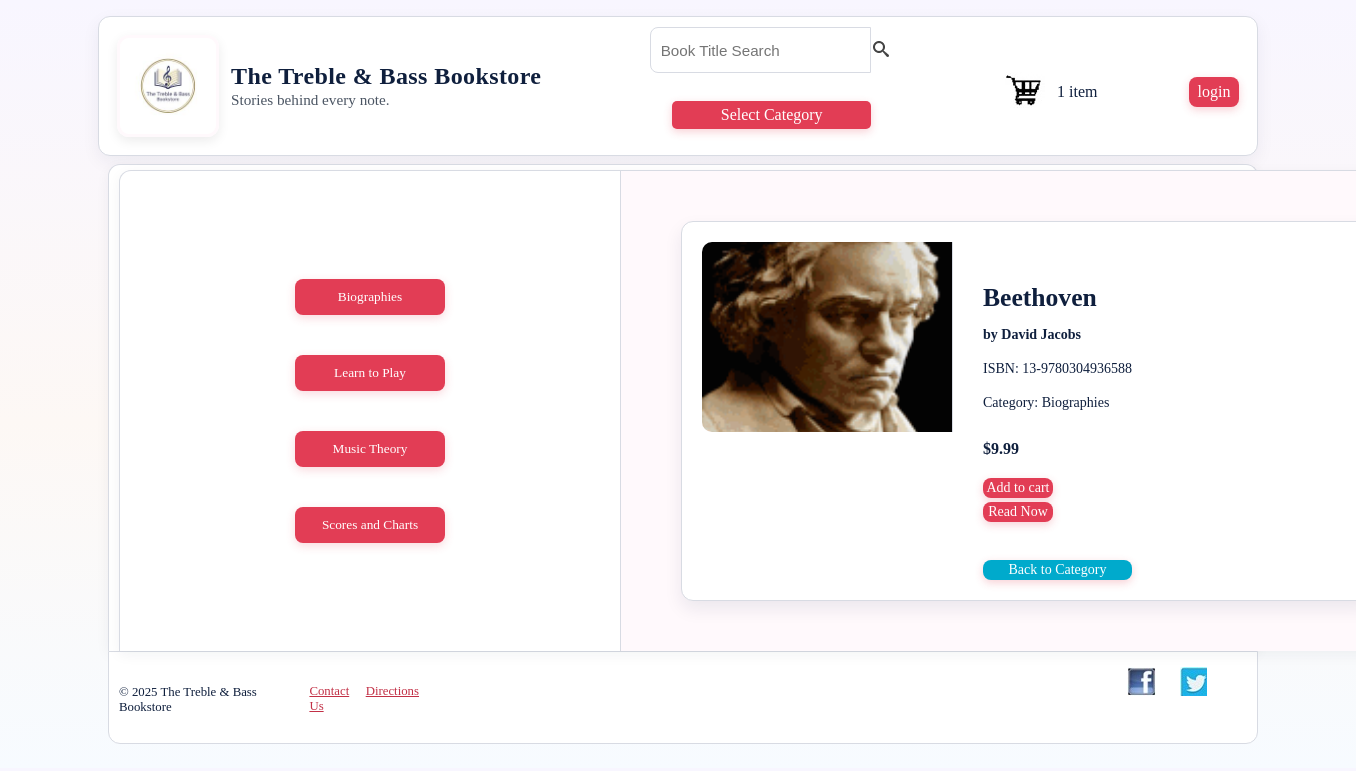
Before: /book/1 with the older database file.
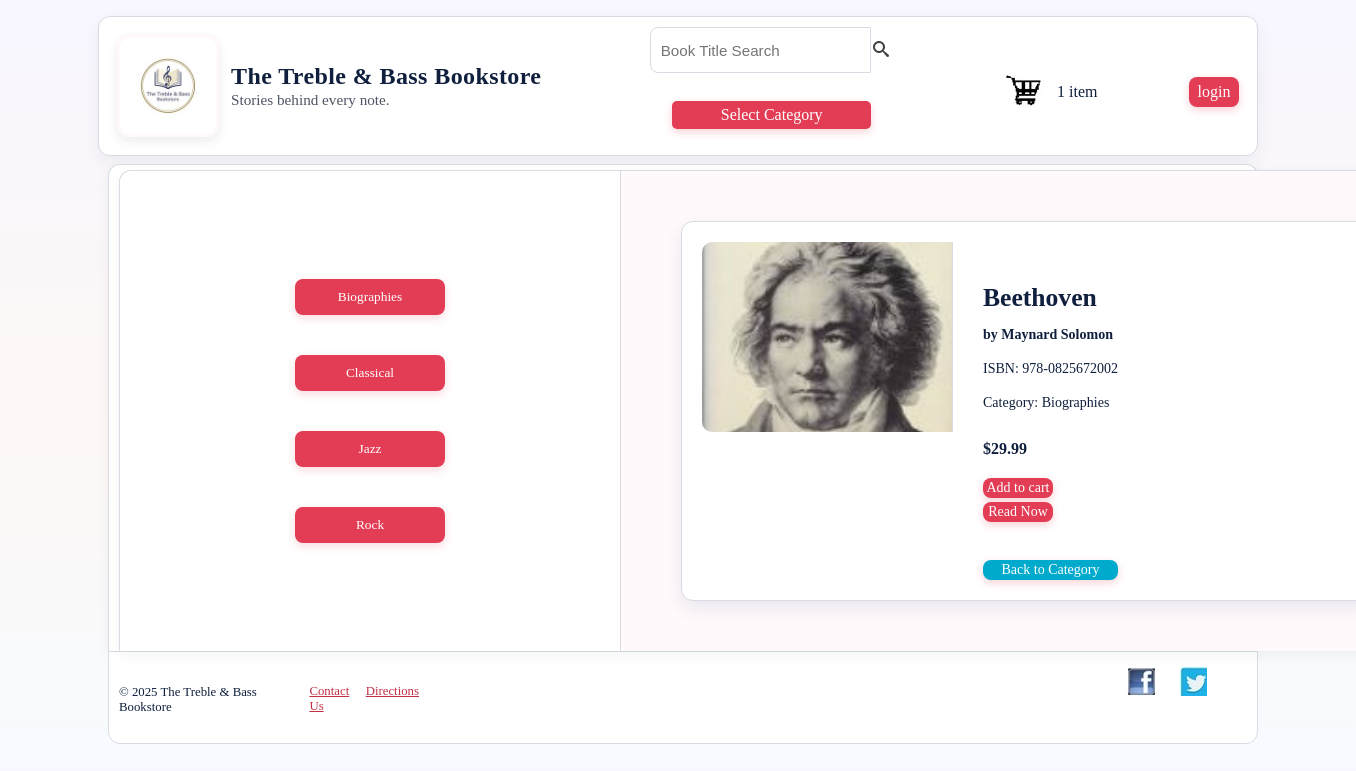
After: the same page with the newer database file.
### tables this page shows
CREATE TABLE categories (
id INTEGER PRIMARY KEY,
name TEXT
, image TEXT);

CREATE TABLE books (
    id INTEGER PRIMARY KEY,
    categoryId INTEGER,
    title TEXT,
    author TEXT,
    isbn TEXT,
    price REAL,
    image TEXT,
    readNow INTEGER
);

### app.py (the view)
@app.route('/book/<int:book_id>')
def book_detail(book_id):
    conn = get_db_connection()
    book = conn.execute("""
        SELECT books.*, categories.name AS categoryName
        FROM books
        JOIN categories ON categories.id = books.categoryId
        WHERE books.id = ?
    """, (book_id,)).fetchone()
    conn.close()
    if book is None:
        return render_template("error.html", error="Book not found")
    return render_template(
        "book_detail.html",
        book=book,
        categories=get_categories()
    )

### app.py (called while the page is built)
@app.context_processor
def add_store_details():
    return {"store": STORE}

def get_db_connection():
    conn = sqlite3.connect('bookstore.db')
    conn.row_factory = sqlite3.Row
    return conn

def get_categories():
    conn = get_db_connection()
    rows = conn.execute("SELECT * FROM categories").fetchall()
    conn.close()
    return rows

### templates/book_detail.html
{% extends 'base.html' %}
{% block container %}
<main>
    <section id="catLeft">
        {% for cat in categories %}
            <p class="notSelectedCategory">
                <a href="{{ url_for('category', categoryId=cat['id']) }}">
                    {{ cat['name'] }}
                </a>
            </p>
        {% endfor %}
    </section>
    <section id="catRight" style="display:flex; justify-content:center;">
        <div class="book" style="width:650px; padding:20px;">
            <div>
                <img src="{{ url_for('static', filename='images/books/' + book['image']) }}"
                     alt="{{ book['title'] }}"
                     style="width:250px;">
            </div>
            <div class="bookDetailBox" style="margin-left:30px; font-size:1em;">
                <h1 style="margin-bottom:10px;">{{ book['title'] }}</h1>
                <p class="bookDetail"><strong>by {{ book['author'] }}</strong></p>
                <p class="bookDetail">ISBN: {{ book['isbn'] }}</p>
                <p class="bookDetail">Category: {{ book['categoryName'] }}</p>
                <p class="bookPrice" style="margin-top:15px;">
                    ${{ '%.2f'|format(book['price']) }}
                </p>
                <a class="actionButton" href="#">Add to cart</a>
                {% if book['readNow'] == 1 %}
                    <a class="actionButton" href="#">Read Now</a>
                {% endif %}
                <br>
                <a href="{{ url_for('category', categoryId=book['categoryId']) }}"
                   class="actionButton"
                   style="width:auto; padding:0 10px; background-color:#00aacc; margin-top:20px;">
                    Back to Category
                </a>
            </div>
        </div>
    </section>
</main>
{% endblock %}

Changed rows visible on the page:
changed categories: name "Learn to Play" → "Classical"
changed categories: name "Music Theory" → "Jazz"
changed categories: name "Scores and Charts" → "Rock"
changed books "Beethoven": image: a different picture; author "David Jacobs" → "Maynard Solomon"; isbn "13-9780304936588" → "978-0825672002"; price "9.99" → "29.99"
